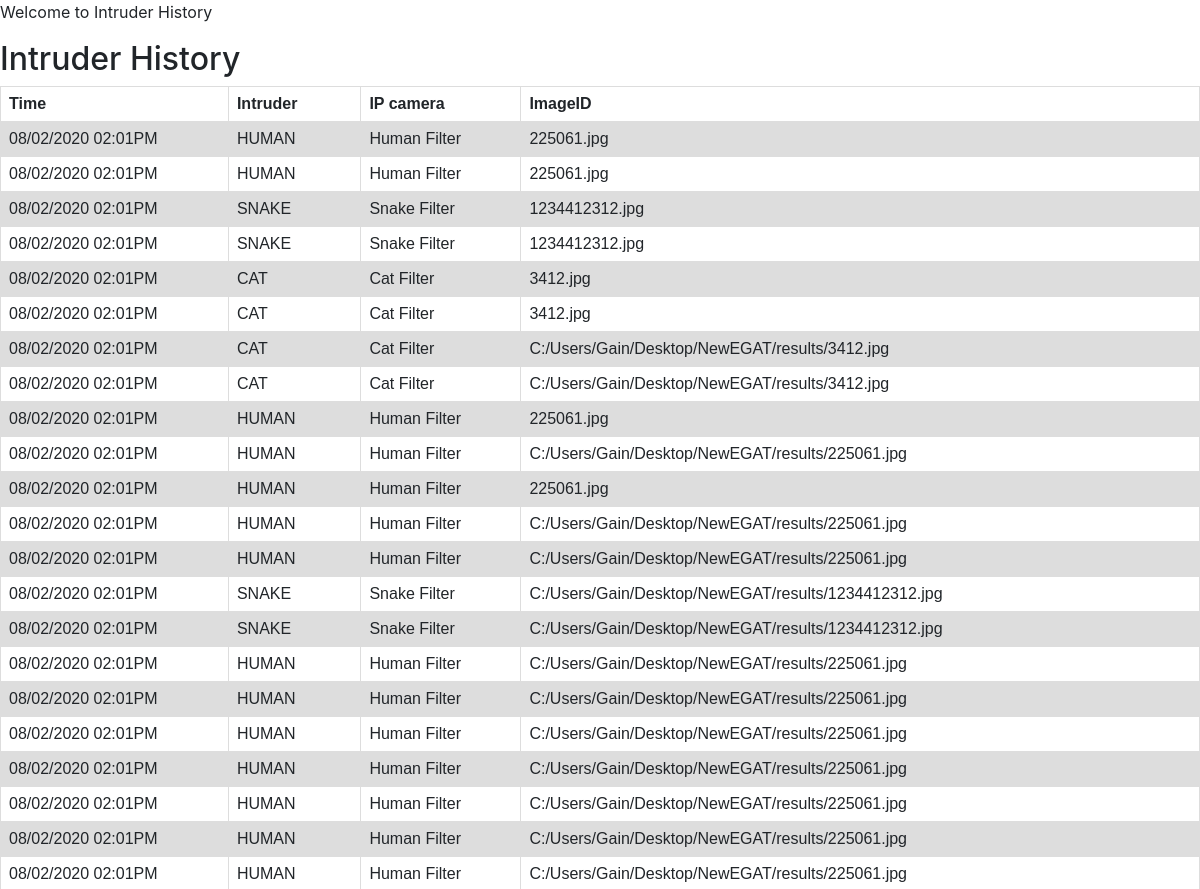
/test8/ (upper part), run on an earlier commit of the app's database.
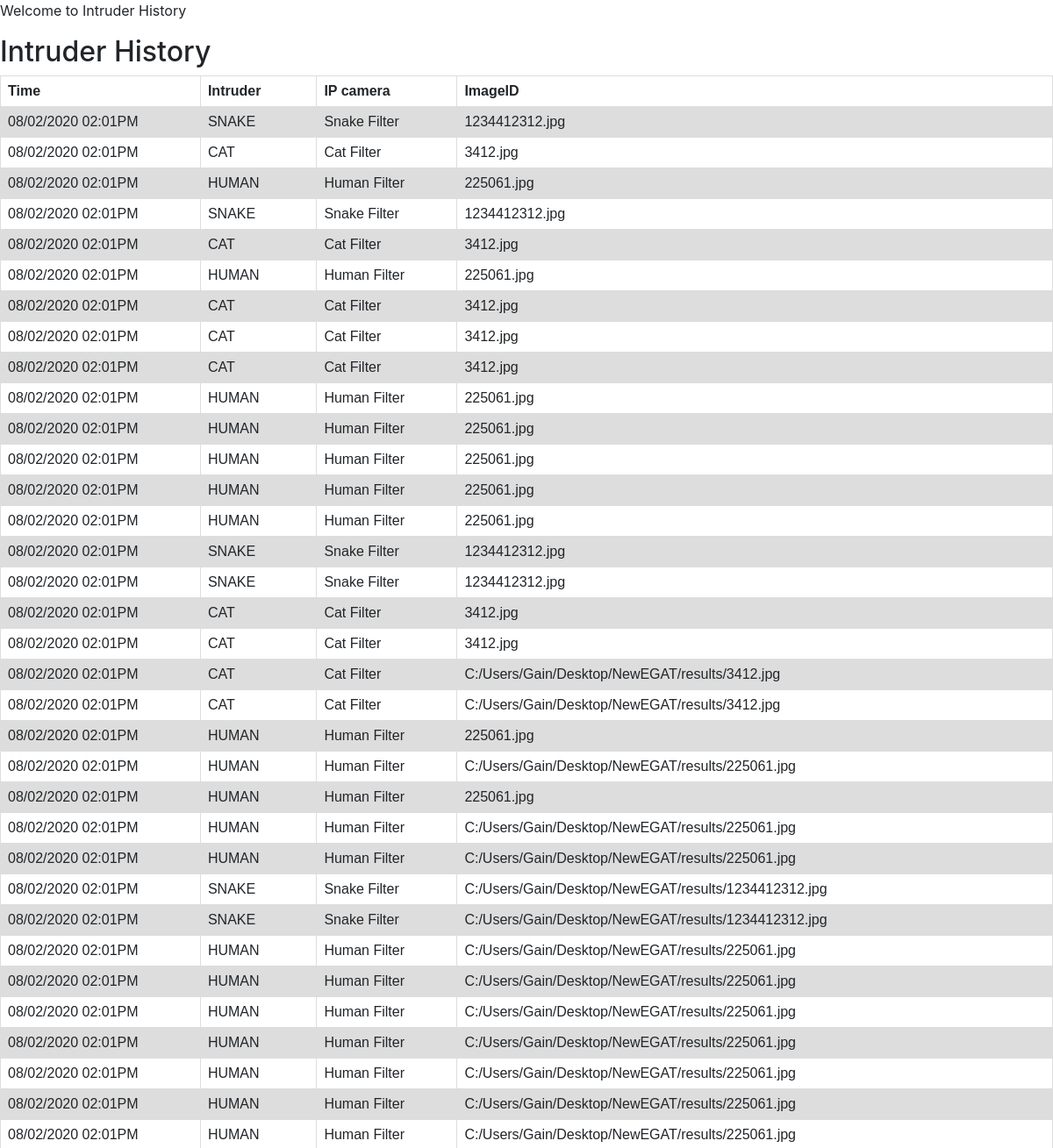
And on a later commit of the database.
### example/models.py (models this page shows, shortened)
class Intruder(models.Model):
    Intru = models.CharField(max_length=10)
    IPcam = models.CharField(max_length=10)
    Time = models.CharField(max_length=30)
    ImageID = models.CharField(max_length=50)
    def __str__(self):
        return self.ImageID

### example/viewstest.py (the view)
# urls.py: url(r'test8/$', viewstest.test8),
def test8(request) :
    template = loader.get_template('test8.html')
    header_str = 'Intruder History'
    posts = Intruder.objects.all()
    args = {'var8': header_str, 'posts': posts }
    return HttpResponse(template.render(args, request))

### example/templates/test8.html (shortened to what this page needs)
{% extends 'base.html' %}
{% block body %}
<p>
    Welcome to Intruder History
</p>
<body>
    <h2>{{ var8 }}</h2>
    <table>
        <tr>
            <th>Time</th>
            <th>Intruder</th>
            <th>IP camera</th>
            <th>ImageID</th>
        </tr>
        {% for Intruder in posts reversed %}
        <tr>
            <td>{{ Intruder.Time }}</td>
            <td>{{ Intruder.Intru }}</td>
            <td>{{ Intruder.IPcam }}</td>
            <td>{{ Intruder.ImageID }}</td>
        </tr>
        {% endfor %}
    </table>
</body>
{% endblock %}

What changed in the data, as far as the page shows it:
added Intruder: Time "08/02/2020 02:01PM", Intru "SNAKE", IPcam "Snake Filter", ImageID "1234412312.jpg"
added Intruder: Time "08/02/2020 02:01PM", Intru "CAT", IPcam "Cat Filter", ImageID "3412.jpg"
added Intruder: Time "08/02/2020 02:01PM", Intru "HUMAN", IPcam "Human Filter", ImageID "225061.jpg"
added Intruder: Time "08/02/2020 02:01PM", Intru "SNAKE", IPcam "Snake Filter", ImageID "1234412312.jpg"
added Intruder: Time "08/02/2020 02:01PM", Intru "CAT", IPcam "Cat Filter", ImageID "3412.jpg"
added Intruder: Time "08/02/2020 02:01PM", Intru "HUMAN", IPcam "Human Filter", ImageID "225061.jpg"
added Intruder: Time "08/02/2020 02:01PM", Intru "CAT", IPcam "Cat Filter", ImageID "3412.jpg"
added Intruder: Time "08/02/2020 02:01PM", Intru "CAT", IPcam "Cat Filter", ImageID "3412.jpg"
added Intruder: Time "08/02/2020 02:01PM", Intru "CAT", IPcam "Cat Filter", ImageID "3412.jpg"
added Intruder: Time "08/02/2020 02:01PM", Intru "HUMAN", IPcam "Human Filter", ImageID "225061.jpg"
added Intruder: Time "08/02/2020 02:01PM", Intru "HUMAN", IPcam "Human Filter", ImageID "225061.jpg"
added Intruder: Time "08/02/2020 02:01PM", Intru "HUMAN", IPcam "Human Filter", ImageID "225061.jpg"
